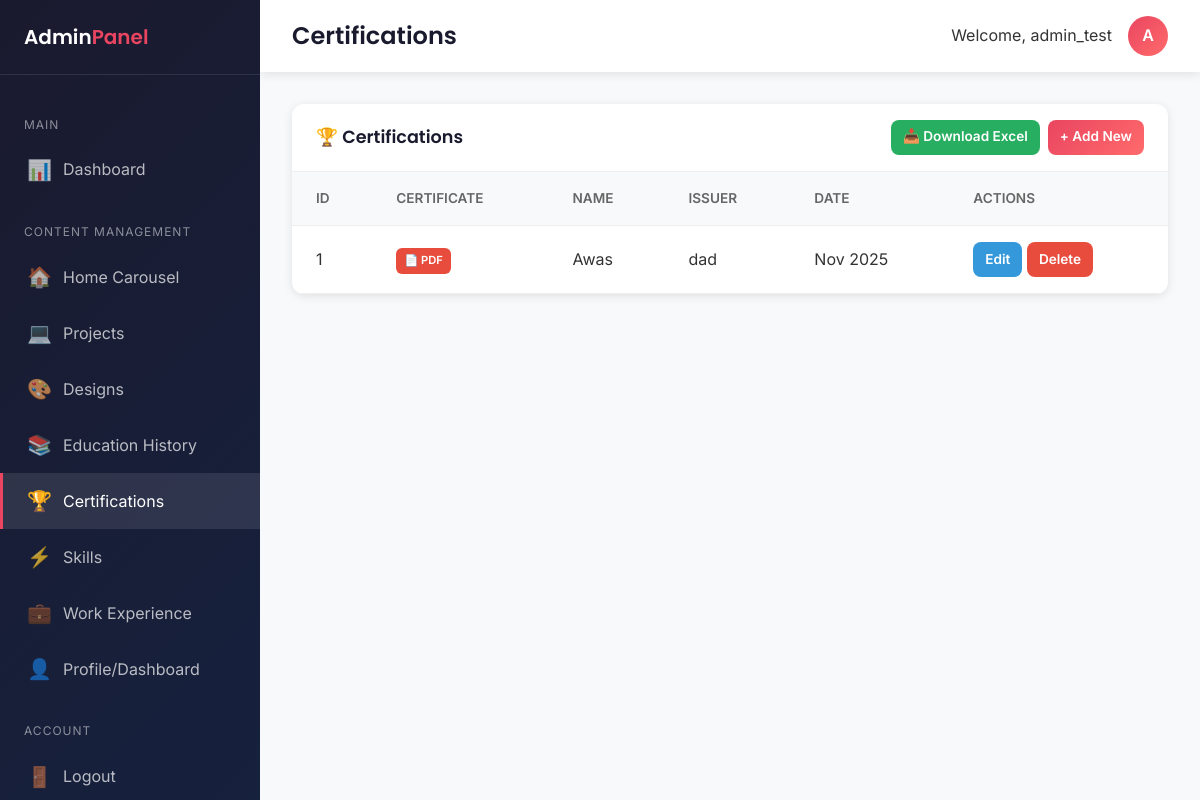
Screenshot of /admin/certifications/index.php (signed in) with the database file from the repository.
### tables this page shows
CREATE TABLE IF NOT EXISTS certifications (
    id INT AUTO_INCREMENT PRIMARY KEY,
    name_certificate VARCHAR(255),
    issuer VARCHAR(255),
    issue_date DATE,
    image_certificate VARCHAR(255),
    link_certificate VARCHAR(255)
);

### admin/certifications/index.php (the view, shortened to what this page needs)
<?php
require_once $_SERVER['DOCUMENT_ROOT'] . '/portofolio/config/connect.php';
$items = $pdo->query("SELECT * FROM certifications ORDER BY id DESC")->fetchAll();
include __DIR__ . '/../includes/header.php';
?>
<div class="data-card">
    <div class="data-card-header">
        <h3>🏆 Certifications</h3>
        <div style="display: flex; gap: 0.5rem;">
            <a href="export.php" class="btn btn-sm" style="background: #27ae60; color: white;">📥 Download Excel</a>
            <a href="add.php" class="btn btn-add btn-sm">+ Add New</a>
        </div>
    </div>
    <table class="data-table">
        <thead>
            <tr>
                <th>ID</th>
                <th>Certificate</th>
                <th>Name</th>
                <th>Issuer</th>
                <th>Date</th>
                <th>Actions</th>
            </tr>
        </thead>
        <tbody>
            <?php if (empty($items)): ?>
                <tr><td colspan="6" style="text-align: center;">No certifications found</td></tr>
            <?php else: ?>
                <?php foreach ($items as $item): ?>
                    <?php $isPdf = !empty($item['image_certificate']) && strtolower(pathinfo($item['image_certificate'], PATHINFO_EXTENSION)) === 'pdf'; ?>
                    <tr>
                        <td><?php echo $item['id']; ?></td>
                        <td>
                            <?php if (!empty($item['image_certificate'])): ?>
                                <?php if ($isPdf): ?>
                                    <span class="pdf-badge">📄 PDF</span>
                                <?php else: ?>
                                    <img src="/portofolio/assets/images/<?php echo htmlspecialchars($item['image_certificate']); ?>" class="cert-thumbnail" alt="Cert">
                                <?php endif; ?>
                            <?php else: ?>
                                <span style="color: #999;">No File</span>
                            <?php endif; ?>
                        </td>
                        <td><?php echo htmlspecialchars($item['name_certificate'] ?? '-'); ?></td>
                        <td><?php echo htmlspecialchars($item['issuer'] ?? '-'); ?></td>
                        <td><?php echo !empty($item['issue_date']) ? date('M Y', strtotime($item['issue_date'])) : '-'; ?></td>
                        <td>
                            <a href="edit.php?id=<?php echo $item['id']; ?>" class="btn btn-edit btn-sm">Edit</a>
                            <a href="index.php?delete=<?php echo $item['id']; ?>" class="btn btn-delete btn-sm" onclick="return confirm('Are you sure?')">Delete</a>
                        </td>
                    </tr>
                <?php endforeach; ?>
            <?php endif; ?>
        </tbody>
    </table>
</div>
<?php include __DIR__ . '/../includes/footer.php'; ?>

### assets/css/style.css (style rules this page uses)
:root { --primary: #1a1a2e; --secondary: #16213e; --accent: #e94560; --accent-light: #ff6b6b; --light: #f8f9fa; --dark: #0f0f1a; --text-primary: #333333; --text-secondary: #666666; --text-light: #999999; --white: #ffffff; --border: rgba(255, 255, 255, 0.1); --gradient-primary: linear-gradient(135deg, #1a1a2e 0%, #16213e 100%); --gradient-accent: linear-gradient(135deg, #e94560 0%, #ff6b6b 100%); --gradient-dark: linear-gradient(180deg, #0f0f1a 0%, #1a1a2e 100%); --font-heading: 'Poppins', sans-serif; --font-body: 'Inter', sans-serif; --spacing-xs: 0.5rem; --spacing-sm: 1rem; --spacing-md: 1.5rem; --spacing-lg: 2rem; --spacing-xl: 3rem; --spacing-xxl: 5rem; --radius-sm: 8px; --radius-md: 12px; --radius-lg: 20px; --radius-full: 50%; --shadow-sm: 0 2px 10px rgba(0, 0, 0, 0.1); --shadow-md: 0 4px 20px rgba(0, 0, 0, 0.15); --shadow-lg: 0 10px 40px rgba(0, 0, 0, 0.2); --shadow-accent: 0 4px 20px rgba(233, 69, 96, 0.3); --transition-fast: 0.2s ease; --transition-normal: 0.3s ease; --transition-slow: 0.5s ease; }
*, *::before, *::after { margin: 0; padding: 0; box-sizing: border-box; }
html { scroll-behavior: smooth; }
body { font-family: var(--font-body); font-size: 16px; line-height: 1.6; color: var(--text-primary); background: var(--light); overflow-x: hidden; }
a { text-decoration: none; color: inherit; transition: var(--transition-fast); }
h1, h2, h3, h4, h5, h6 { font-family: var(--font-heading); font-weight: 600; line-height: 1.3; color: var(--primary); }
h3 { font-size: clamp(1.5rem, 3vw, 2rem); }
.btn { display: inline-flex; align-items: center; gap: var(--spacing-xs); padding: var(--spacing-sm) var(--spacing-lg); border-radius: var(--radius-sm); font-family: var(--font-body); font-weight: 600; font-size: 1rem; cursor: pointer; border: none; transition: var(--transition-normal); }

### admin/assets/css/admin.css (style rules this page uses)
.data-card { background: var(--white); border-radius: var(--radius-md); box-shadow: var(--shadow-sm); overflow: hidden; }
.data-card-header { padding: 1rem 1.5rem; border-bottom: 1px solid #eee; display: flex; justify-content: space-between; align-items: center; }
.data-card-header h3 { margin: 0; font-size: 1.1rem; }
.data-table { width: 100%; border-collapse: collapse; }
.data-table th, .data-table td { padding: 1rem 1.5rem; text-align: left; border-bottom: 1px solid #eee; }
.data-table th { background: var(--light); font-weight: 600; color: var(--text-secondary); font-size: 0.85rem; text-transform: uppercase; }
.btn-sm { padding: 0.4rem 0.75rem; font-size: 0.85rem; }
.btn-edit { background: #3498db; color: var(--white); }
.btn-delete { background: #e74c3c; color: var(--white); }
.btn-add { background: var(--gradient-accent); color: var(--white); }

### admin/certifications/index.php (style rules this page uses)
.pdf-badge { display: inline-flex; align-items: center; gap: 0.25rem; padding: 0.25rem 0.5rem; background: #e74c3c; color: white; border-radius: 6px; font-size: 0.7rem; font-weight: 600; }

### rows the page displays
certifications: id "1", shows "📄 PDF", name_certificate "Awas", issuer "dad", issue_date "Nov 2025"

### other values shown
$pageTitle "Certifications"
$_SESSION['admin_username'] "admin_test"
substr($_SESSION['admin_username'] ?? 'A', 0, 1) "A"
